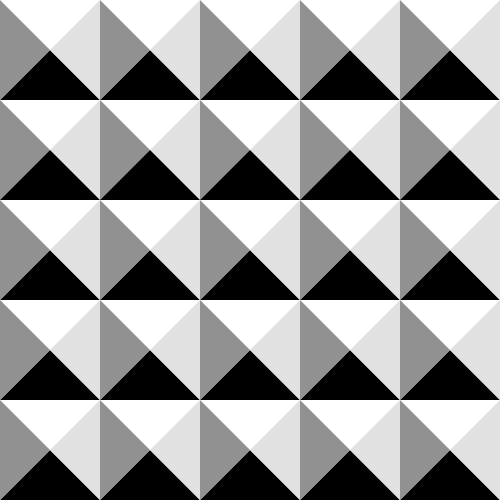
Frame 1 (no input)
Frame 60 (the mouse pressed at the canvas centre just before this capture): identical to frame 1, image omitted
Frame 120 (the mouse held since frame 60 and released just before this capture): identical to frame 1, image omitted

The Processing sketch that drew this single still picture (run headless with seeded random() and noise(); from frame 60 on, the mouse is pressed at the canvas centre):

// Processing sketch: processing_129364
// ── processing_129364.pde

void setup(){
  size(500,500);
  noStroke();
 
}
void draw(){
  background(255);
 int x= 0;
   int y =0;
   int a=100;
   int b=0;
   int c=50;
   int d=50; 
 //top across
 while (x<500){
   fill(255);
   triangle(x,y,a,b,c,d); 
   x=x+100;
   a=a+100;
  c=c+100;
   
}
 x=0;
y=100;
a=50;
b=50;
c=100;
d=100;
//upside facing 
while(x<500){
  fill(0);
  triangle(x,y,a,b,c,d);
  x=x+100;
  a=a+100;
  c=c+100;
}
x=0;
y=0;
a=0;
b=100;
c=50;
d=50;
while(x<500){
  fill(145);
  triangle(x,y,a,b,c,d);
  x=x+100;
  a=a+100;
  c=c+100;
}
x=100;
a=100;
c=50;
while(x<600){
  fill(225);
  triangle(x,y,a,b,c,d);
  x=x+100;
  a=a+100;
  c=c+100;
}
x=0;
y=100;
a=50;
b=150;
c=100;
d=100;
while(x<600){
  fill(255);
  triangle(x,y,a,b,c,d);
  x=x+100;
  a=a+100;
  c=c+100;
}
x=0;
a=50;
c=0;
d=200;
while(x<600){
  fill(145);
  triangle(x,y,a,b,c,d);
  x=x+100;
  a=a+100;
  c=c+100;
}
x=50;
y=150;
a=100;
b=100;
c=100;
while(x<600){
  fill(225);
  triangle(x,y,a,b,c,d);
  a=a+100;
  x=x+100;
  c=c+100;
}
x=50;
a=0;
b=200;
c=100;
while(x<600){
  fill(0);
  triangle(x,y,a,b,c,d);
  a=a+100;
  c=c+100;
  x=x+100;
}
//reverse
x=0;
y=200;
a=100;
b=200;
c=50;
d=250;
while(x<600){
  fill(255);
  triangle(x,y,a,b,c,d);
  x=x+100;
  a=a+100;
  c=c+100;
}
  x=0;
  y=300;
  a=100;
  b=300;
  c=50;
  while(x<600){
    fill(0);
    triangle(x,y,a,b,c,d);
    x=x+100;
    a=a+100;
    c=c+100;
  }
  x=100;
  y=200;
  a=100;
  c=50;
  while(x<600){
    fill(225);
    triangle(x,y,a,b,c,d);
    a=a+100;
    x=x+100;
    c=c+100;
  }
  x=0;
  a=0;
  b=300;
  c=50;
  while(x<600){
    fill(145);
    triangle(x,y,a,b,c,d);
    a=a+100;
    x=x+100;
    c=c+100;
  }
  //end reverse
  x=0;
  y=300;
  a=100;
  c=50;
  d=350;
  while(x<600){
    fill(255);
    triangle(x,y,a,b,c,d);
    a=a+100;
    x=x+100;
    c=c+100;
  }
  x=0;
  y=400;
  a=100;
  b=400;
  c=50;
  while(x<600){
    fill(0);
    triangle(x,y,a,b,c,d);
    a=a+100;
    x=x+100;
    c=c+100;
  }
  x=0;
  a=0;
  b=300;
  c=50;
  while(x<600){
    fill(145);
    triangle(x,y,a,b,c,d);
    a=a+100;
    x=x+100;
    c=c+100;
  }
  x=100;
  y=400;
  a=100;
  c=50;
  while(x<600){
    fill(225);
    triangle(x,y,a,b,c,d);
    a=a+100;
    x=x+100;
    c=c+100;
  }
  x=100;
  a=0;
  b=400;
  c=50;
  d=450;
    while(x<600){
    fill(255);
    triangle(x,y,a,b,c,d);
    a=a+100;
    x=x+100;
    c=c+100;
    }
    x=0;
    y=500;
    a=100;
    b=500;
    c=50;
    while(x<600){
    fill(0);
    triangle(x,y,a,b,c,d);
    a=a+100;
    x=x+100;
    c=c+100;
    }
    x=0;
    a=0;
    b=400;
    c=50;
    while(x<600){
    fill(145);
    triangle(x,y,a,b,c,d);
    a=a+100;
    x=x+100;
    c=c+100;
    }
    x=100;
    y=400;
    a=100;
    b=500;
    c=50;
    while(x<600){
    fill(225);
    triangle(x,y,a,b,c,d);
    a=a+100;
    x=x+100;
    c=c+100;
    }
}
